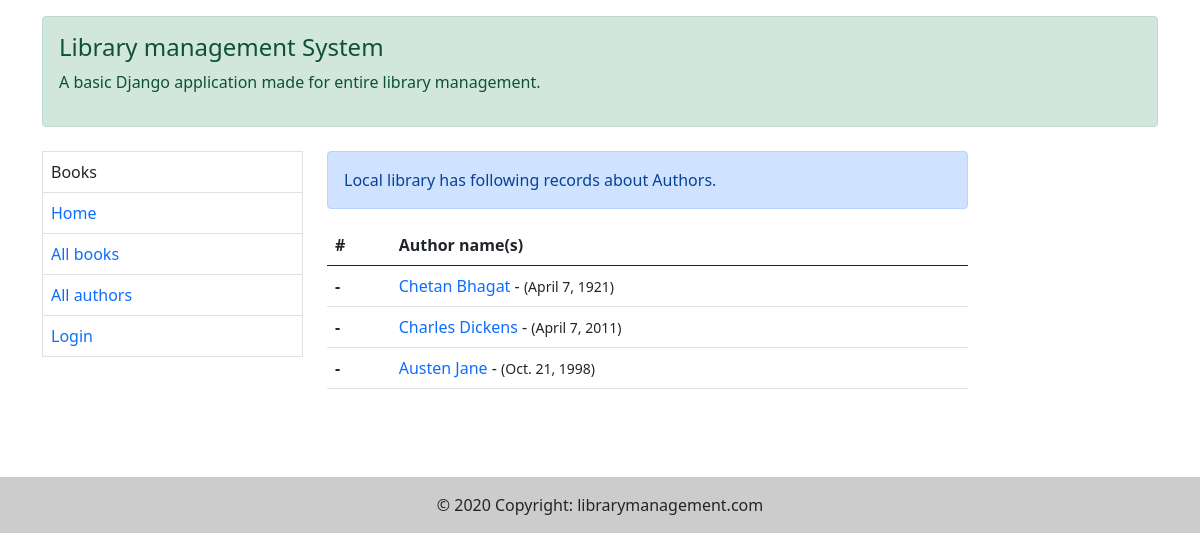
Screenshot of /catalog/authors/ with the database file from the repository.
### catalog/models.py (models this page shows, shortened)
class Author(models.Model):
    first_name = models.CharField(max_length=100)
    last_name = models.CharField(max_length=100)
    date_of_birth = models.DateField(null=True, blank=True)
    date_of_death = models.DateField('Date of death', null=True, blank=True)
    class Meta:
        ordering = ['last_name', 'first_name']

### catalog/views.py (the view)
# urls.py: path('authors/', views.AuthorListView.as_view(), name="authors"),
class AuthorListView(generic.ListView):
    model = Author
    template_name = 'catalog/all_authors.html'
    context_object_name = 'authors'
    paginate_by = 4

### templates/catalog/all_authors.html (shortened to what this page needs)
{% extends 'catalog/base.html' %}
{% load static %}
{% block body %}
    <div class="alert alert-primary" role="alert">
        Local library has following records about Authors.
    </div>
    <table class="table">
        <thead>
        <tr>
            <th scope="col">#</th>
            <th scope="col">Author name(s)</th>
        </tr>
        </thead>
        <tbody>
        {% for author in authors %}
            <tr>
                <th scope="row">-</th>
                <td>
                    <a href="{% url 'author-detail' author.last_name author.id %}">{{ author.first_name }} {{ author.last_name }}</a>
                    - <small>({{ author.date_of_birth }})</small></td>
            </tr>
        {% endfor %}
        </tbody>
    </table>
<br><br><br>
{% endblock %}

### rows the page displays
Author: first_name "Chetan", last_name "Bhagat", date_of_birth "April 7, 1921"
Author: first_name "Charles", last_name "Dickens", date_of_birth "April 7, 2011"
Author: first_name "Austen", last_name "Jane", date_of_birth "Oct. 21, 1998"
